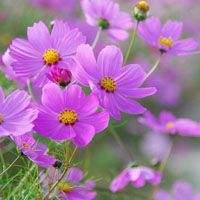
//> input picture Data/timg.jpg, 200 x 200 px
$ ./ORB   (built with g++ and OpenCV 4)
//> lines starting //> are read from the running program, lines starting //| are printed output that depends on the picture
#pragma comment(lib,"opencv_world410d.lib")
#include <opencv2/core/core.hpp>
#include <opencv2/features2d/features2d.hpp>
#include <opencv2/highgui/highgui.hpp>
#include <opencv2/opencv.hpp>
#include <opencv2/imgproc/types_c.h>
#include <vector>
#include <ctime>

using namespace cv;
using namespace std;

int main()
{
	clock_t start, stop;
	start = clock();
	double time = 0;
	for (int i = 0; i < 100; i++)
	{

		Mat img = imread("C:\\Users\\cymfg\\OneDrive\\文档\\SLAM\\Matlab Modelsim\\timg.jpg");
//> img is the input picture: 200 rows x 200 cols, CV_8UC3; mean B, G, R 162.9, 118.8, 163.5
		Mat GrayImg;
		if (img.channels() == 3)
		{
			cvtColor(img, GrayImg, CV_RGB2GRAY);
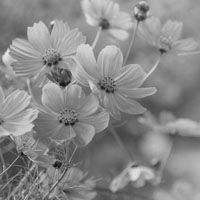
//> GrayImg: 200 rows x 200 cols, CV_8UC1; min 4, max 239, mean 137.1
		}
		else
		{
			img.copyTo(GrayImg);
		}
		imshow("nature", GrayImg);
		vector<KeyPoint> keypoints;
		Ptr<FastFeatureDetector> fast = FastFeatureDetector::create(30);
		fast->detect(GrayImg, keypoints);
//> keypoints = 349 keypoints; strongest (x, y, size): (60, 121, 7), (52, 22, 7), (52, 25, 7), (28, 27, 7)

		Mat img_keypoints;
		drawKeypoints(GrayImg, keypoints, img_keypoints, Scalar::all(-1), DrawMatchesFlags::DEFAULT);
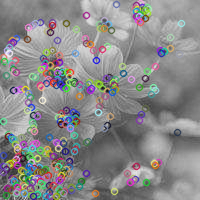
//> img_keypoints: 200 rows x 200 cols, CV_8UC3; mean B, G, R 137.2, 136.8, 137.6

		imshow("Keypoints", img_keypoints);
		imwrite("fast_detection_result.png", img_keypoints);

		img.empty();
		GrayImg.empty();
		img_keypoints.empty();
	}
	stop = clock();
	double endtime = (double)(stop - start)/100 / CLOCKS_PER_SEC;
	cout << "Total time:" << endtime << endl;
	//waitKey(0);
	return 0;
}
